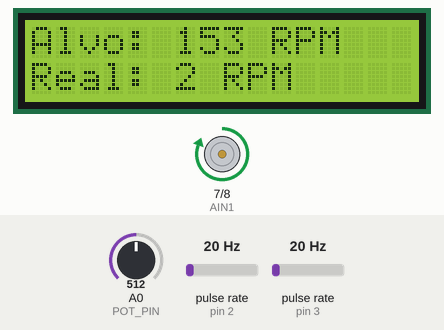
Simulated run of this sketch. Board: Arduino Uno, built with avr-gcc and run on an emulated ATmega328P. Shown: 16×2 character LCD, motor-driver pin pairs drawn as motors (green arrow = first pin HIGH = forward, orange = second pin HIGH = backward, longer = more drive, scaled by the enable pin). Wiring (inferred from the names in the program): 2 × pulse sensor: data pin 2 / data pin 3. The inputs (shaded band) are chosen by the test bench; at power-on: A0 (POT_PIN) = 512, pulse rate (sensors on pin 2, pin 3) 20 Hz. What the sketch prints to the serial monitor is not drawn.

Above: at 2.2 s.
2.3 s: A0 (POT_PIN) set to 0
At 2.79 s:
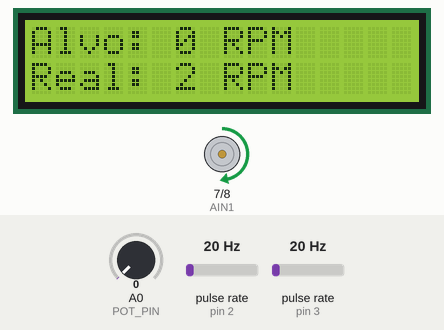
4.1 s: A0 (POT_PIN) set to 20
At 5.04 s:
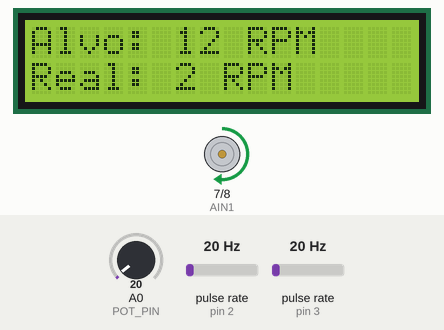
5.8 s: pulse rate (sensor on pin 2) set to 100 Hz
At 6.7 s:
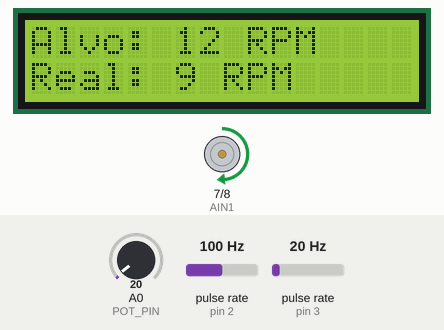
7.4 s: pulse rate (sensor on pin 3) set to 4 Hz
9.3 s: pulse rate (sensor on pin 2) set to 4 Hz
At 11.3 s:
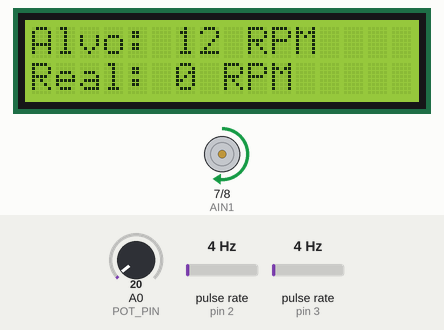
11.8 s: pulse rate (sensor on pin 2) set to 50 Hz
At 13.4 s:
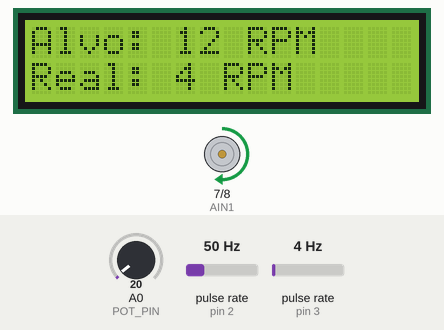
Timing chart, 0 to 14.5 s (numbered marks = the images above; inputs shaded):
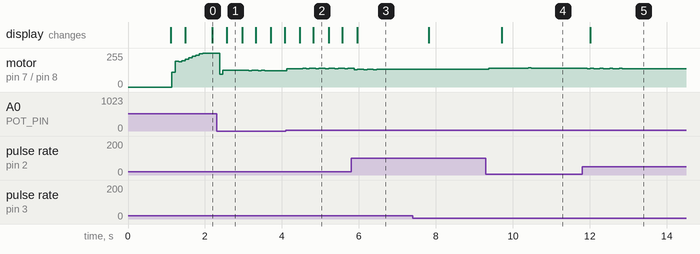

Measured:
- after the input at 4.1 s, the display: first changes after 0.36 s (image 2 shows a later state)
- after the input at 5.8 s, the display: changes after 0.16 s (image 3)
- after the input at 9.3 s, the display: changes after 0.42 s (image 4)
- after the input at 11.8 s, the display: changes after 0.22 s (image 5)
- what the display in image 1 shows lasts 0.4 s, from 2.6 s to 3.0 s

The sketch:

Motor_Control_PWM.ino
```cpp
/*
 * Controle de Motor DC com Encoder + TB6612FNG + LCD I2C + Controle PID
 * Hardware: Arduino Mega UNO
 */

#include <Wire.h>
#include <LiquidCrystal_I2C.h>

// --- Pinos do Motor ---
const int PWMA = 9;
const int AIN1 = 7;
const int AIN2 = 8;

// --- Pinos do Encoder ---
const int ENC_C1 = 2;
const int ENC_C2 = 3;

const int POT_PIN = A0;

LiquidCrystal_I2C lcd(0x27, 16, 2);

// --- Variáveis do Encoder ---
volatile long pulseCount = 0;
unsigned long lastTime = 0;
float rpm = 0.0;
const float PULSES_PER_REVOLUTION = 1496.0;

unsigned long lastLCDTime = 0;

// --- Variáveis do PID ---
float setpointRPM = 0.0;  // RPM desejado (definido pelo potenciômetro)
float inputRPM = 0.0;     // RPM medido atual
float outputPWM = 0.0;    // Sinal de comando para o motor (0 a 255)

// Ganhos do PID
float Kp = 1.1;           // Proporcional: Corrige o erro presente imediato
float Ki = 1.3;           // Integral: Corrige erros acumulados no tempo (força estática)
float Kd = 0.01;           // Derivativo: Amortece a resposta para não passar do ponto

float error = 0.0;
float lastError = 0.0;
float integral = 0.0;
float derivative = 0.0;

const unsigned long PID_INTERVAL = 50; // Roda o cálculo a cada 50ms (20 vezes por segundo)

void setup() {
  Serial.begin(9600);

  pinMode(PWMA, OUTPUT);
  pinMode(AIN1, OUTPUT);
  pinMode(AIN2, OUTPUT);
  digitalWrite(AIN1, LOW);
  digitalWrite(AIN2, LOW);

  pinMode(ENC_C1, INPUT_PULLUP);
  pinMode(ENC_C2, INPUT_PULLUP);

  attachInterrupt(digitalPinToInterrupt(ENC_C1), encoderISR, CHANGE);
  attachInterrupt(digitalPinToInterrupt(ENC_C2), encoderISR, CHANGE);

  lcd.init();
  lcd.backlight();
  lcd.clear();
  lcd.setCursor(0, 0);
  lcd.print("   PID Ativo...");
  delay(1000);

  lastTime = millis();
}

void encoderISR() {
  pulseCount++;
}

// Executa o cálculo de velocidade e o controle PID no mesmo intervalo fixo
void controladorPID() {
  unsigned long currentTime = millis();
  unsigned long elapsedTime = currentTime - lastTime;

  if (elapsedTime >= PID_INTERVAL) {
    // Calcula o RPM atual baseado na janela de 50ms
    float frequency = (float)pulseCount / (elapsedTime / 1000.0);
    rpm = (frequency * 60.0) / PULSES_PER_REVOLUTION;
    inputRPM = rpm;

    // Reseta contagem do encoder imediatamente para a próxima janela
    pulseCount = 0;
    lastTime = currentTime;

    // Algoritmo PID
    error = setpointRPM - inputRPM;

    // Termo Integral com Anti-Windup (evita que o Ki acumule infinitamente se o motor travar)
    integral += error * (PID_INTERVAL / 1000.0);
    if (integral > 100) integral = 100;
    else if (integral < -100) integral = -100;

    // Termo Derivativo
    derivative = (error - lastError) / (PID_INTERVAL / 1000.0);

    // Soma tudo para gerar a correção
    outputPWM = (Kp * error) + (Ki * integral) + (Kd * derivative);

    // Limita a saída para os níveis físicos permitidos pelo sinal PWM do Arduino (0-255)
    if (outputPWM > 255) outputPWM = 255;
    if (outputPWM < 0) outputPWM = 0;

    // Salva o erro para o próximo ciclo derivativo
    lastError = error;

    // Aplica a velocidade corrigida no motor (Sentido horário fixo)
    digitalWrite(AIN1, HIGH);
    digitalWrite(AIN2, LOW);
    analogWrite(PWMA, (int)outputPWM);
  }
}

void loop() {
  // Lê o potenciômetro
  int potValue = analogRead(POT_PIN);

  // Se o potenciômetro estiver quase no zero (ruído menor que 10), força o alvo para 0
  if (potValue < 10) {
    setpointRPM = 0;
  } else {
    // Começa em 10 RPM para evitar que o motor fique tentando girar sem força
    setpointRPM = map(potValue, 10, 1023, 10, 300);
  }

  // Executa o cálculo e correção do PID (controlado internamente a cada 50ms)
  controladorPID();

  // Janela de atualização do LCD
  unsigned long currentTime = millis();
  if (currentTime - lastLCDTime >= 350) { // 350ms é para o LCD não borrar

    lcd.setCursor(0, 0);
    lcd.print("Alvo: ");
    lcd.print((int)setpointRPM);
    lcd.print(" RPM   "); // Espaços limpam sobras de dígitos antigos

    lcd.setCursor(0, 1);
    lcd.print("Real: ");
    lcd.print((int)rpm);
    lcd.print(" RPM   ");

    lastLCDTime = currentTime; // Reseta o cronômetro do LCD
  }

  // Log Serial formatado para o Plotter (O Trace)
  Serial.print("Alvo_RPM:");
  Serial.print(setpointRPM);
  Serial.print(" "); // espaço separa as variáveis no Plotter

  Serial.print("Real_RPM:");
  Serial.print(rpm);
  Serial.print(" ");

  Serial.print("Erro:");
  Serial.print(setpointRPM - rpm);
  Serial.println(); // O println final indica o fim da linha de dados atual
}
```
